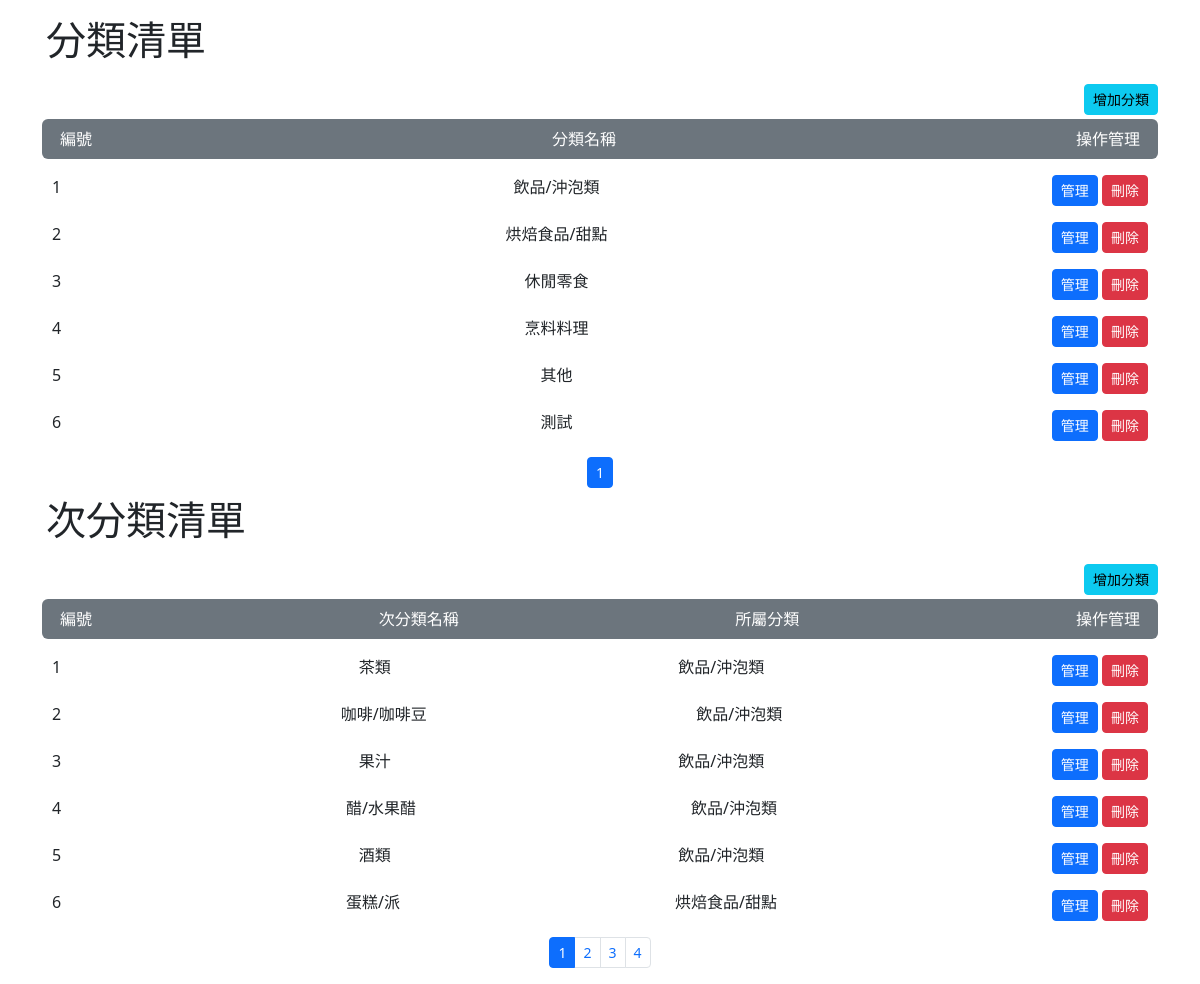
Page /Product/Style/list.php on the committed database.
### tables this page shows
CREATE TABLE `product_type` (
  `product_type_id` int(11) NOT NULL,
  `product_type_name` varchar(300) NOT NULL,
  `isValid` int(11) NOT NULL DEFAULT 1
);

CREATE TABLE `product_type_list` (
  `product_type_list_id` int(11) NOT NULL,
  `product_type_id` int(11) NOT NULL,
  `product_type_list_name` varchar(300) NOT NULL,
  `isValid` int(1) NOT NULL DEFAULT 1
);

### Product/Style/list.php (the view, shortened to what this page needs)
<?php
require_once("../connect.php");
$error = "";
$perPage = 6;
if (isset($_GET["page"])) {
  $page = intval($_GET["page"]);
} else {
  $page = 1;
}
$pageStart = ($page - 1) * $perPage;
$perPageL = 6;
if (isset($_GET["pageL"])) {
  $pageL = intval($_GET["pageL"]);
} else {
  $pageL = 1;
}
$pageStartL = ($pageL - 1) * $perPageL;
$sql = "SELECT * FROM product_type WHERE `isValid` = 1 LIMIT $pageStart, $perPage";
$sqlAll = "SELECT * FROM product_type WHERE `isValid` = 1";
try {
  $result = $conn->query($sql);
  $rows = $result->fetch_all(MYSQLI_ASSOC);
  $resultAll = $conn->query($sqlAll);
  $totalCount = $resultAll->num_rows;
  $totalPage = ceil($totalCount / $perPage);
} catch (mysqli_sql_exception $exception) {
  $error = "資料讀取錯誤：" . $conn->error;
}
$sqlL = "SELECT * FROM product_type_list JOIN product_type ON product_type_list.product_type_id = product_type.product_type_id WHERE product_type_list.isValid = 1 AND product_type.isValid = 1 LIMIT $pageStartL, $perPageL";
$sqlAllL = "SELECT * FROM product_type_list WHERE `isValid` = 1";
try {
  $resultL = $conn->query($sqlL);
  $rowsL = $resultL->fetch_all(MYSQLI_ASSOC);
  $resultAllL = $conn->query($sqlAllL);
  $totalCountL = $resultAllL->num_rows;
  $totalPageL = ceil($totalCountL / $perPageL);
} catch (mysqli_sql_exception $exception) {
  $error = "資料讀取錯誤：" . $conn->error;
}
?>
<!doctype html>
<html lang="en">
  <head>
    <link href="https://cdn.jsdelivr.net/npm/bootstrap@5.3.1/dist/css/bootstrap.min.css" rel="stylesheet">
  </head>
  <body>
    <div class="container my-3 ">
      <div class="d-flex mb-2">
        <h1 class=" align-middle ms-1">分類清單</h1>
      </div>
      <div class=" d-flex justify-content-end ">
        <a class="btn btn-info btn-sm my-1" href="./add.php">增加分類</a>
      </div>
      <?php if($error !== ""): ?>
        <div class="text-danger fw-bold fs-3">發生錯誤，請洽管理人員</div>
      <?php else:?>
        <div class="category data head bg-secondary p-1 text-white rounded p-2 mb-2">
          <div class="sn">編號</div>
          <div class="name">分類名稱</div>
          <div class="ctrl text-center">操作管理</div>
        </div>
          <?php foreach($rows as $index => $row): ?>
          <div class="category data py-2">
            <div class="sn "><?=($perPage*($page-1))+$index+1?></div>
            <div class="name"><?=$row["product_type_name"]?></div>
            <div class="ctrl text-center">
              <a href="./update.php?id=<?=$row["product_type_id"]?>" class="btn btn-primary btn-sm">管理</a>
              <div href="#" class="btn btn-danger btn-sm btn-del" idn="<?=$row["product_type_id"]?>">刪除</div>
            </div>
          </div>
          <?php endforeach; ?>
          <div class="pagination pagination-sm justify-content-center my-2">
            <?php for($i=1;$i<=$totalPage;$i++): ?>
              <div class="page-item">
                <a href="?page=<?=$i?>" class="page-link <?=($page==$i)?"active":""?>"><?=$i?></a>
              </div>
            <?php endfor; ?>
          </div>
          <?php endif; ?>
          <div class="d-flex mb-2">
            <h1 class=" align-middle ms-1">次分類清單</h1>
           </div>
          <div class=" d-flex justify-content-end ">
            <a class="btn btn-info btn-sm my-1" href="./addL.php">增加分類</a>
          </div>
      <?php if($error !== ""): ?>
        <div class="text-danger fw-bold fs-3">發生錯誤，請洽管理人員</div>
      <?php else:?>
        <div class="category data head bg-secondary p-1 text-white rounded p-2 mb-2">
          <div class="sn">編號</div>
          <div class="name">次分類名稱</div>
          <div class="cTime">所屬分類</div>
          <div class="ctrl text-center">操作管理</div>
        </div>
          <?php foreach($rowsL as $index => $rowL): ?>
          <div class="category data py-2">
            <div class="sn"><?=($perPageL*($pageL-1))+$index+1?></div>
            <div class="name"><?=$rowL["product_type_list_name"]?></div>
            <div class="cTime"><?=$rowL["product_type_name"]?></div>
            <div class="ctrl text-center">
              <a href="./updateL.php?id=<?=$rowL["product_type_list_id"]?>" class="btn btn-primary btn-sm">管理</a>
              <div href="#" class="btn btn-danger btn-sm btn-delL" idnL="<?=$rowL["product_type_list_id"]?>">刪除</div>
            </div>
          </div>
          <?php endforeach; ?>
          <div class="pagination pagination-sm justify-content-center my-2">
            <?php for($i=1;$i<=$totalPageL;$i++): ?>
              <div class="page-item">
                <a href="?pageL=<?=$i?>" class="page-link <?=($pageL==$i)?"active":""?>"><?=$i?></a>
              </div>
            <?php endfor; ?>
          </div>
          <?php endif; ?>
    </div>
  </body>
</html>

### Product/Style/list.php (style rules this page uses)
.category { display: flex; justify-content: space-between; }
.sn { padding-left: 10px; padding-right: 10px; }
.name { padding-left: 10px; padding-right: 10px; }
.ctrl { padding-left: 10px; padding-right: 10px; }

### rows in the picture
product_type: index "1", product_type_name "飲品/沖泡類"
product_type: index "2", product_type_name "烘焙食品/甜點"
product_type: index "3", product_type_name "休閒零食"
product_type: index "4", product_type_name "烹料料理"
product_type: index "5", product_type_name "其他"
product_type: index "6", product_type_name "測試"
product_type_list: index "1", product_type_list_name "茶類", product_type.product_type_name "飲品/沖泡類"
product_type_list: index "2", product_type_list_name "咖啡/咖啡豆", product_type.product_type_name "飲品/沖泡類"
product_type_list: index "3", product_type_list_name "果汁", product_type.product_type_name "飲品/沖泡類"
product_type_list: index "4", product_type_list_name "醋/水果醋", product_type.product_type_name "飲品/沖泡類"
product_type_list: index "5", product_type_list_name "酒類", product_type.product_type_name "飲品/沖泡類"
product_type_list: index "6", product_type_list_name "蛋糕/派", product_type.product_type_name "烘焙食品/甜點"
